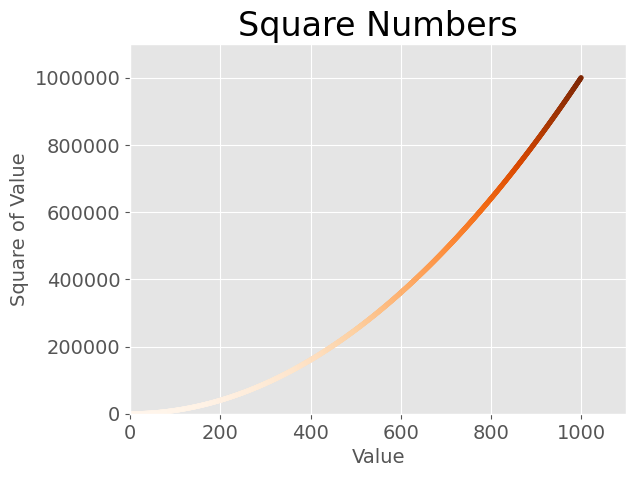

Python code for this plot:
import matplotlib.pyplot as plt

x_values = range(1, 1001)
y_values = [x**2 for x in x_values]

plt.style.use('ggplot')
fig, ax = plt.subplots()
ax.scatter(x_values, y_values, c=y_values, cmap=plt.cm.Oranges, s=10)

# Set chart title and label axes.
ax.set_title("Square Numbers", fontsize=24)
ax.set_xlabel("Value", fontsize=14)
ax.set_ylabel("Square of Value", fontsize=14)

# Set size of tick label.
ax.tick_params(labelsize=14)

# Set the range for each axis.
ax.axis([0, 1100, 0, 1_100_000])
ax.ticklabel_format(style='plain')

plt.savefig('squares_scatter.png', bbox_inches='tight')
plt.show()
